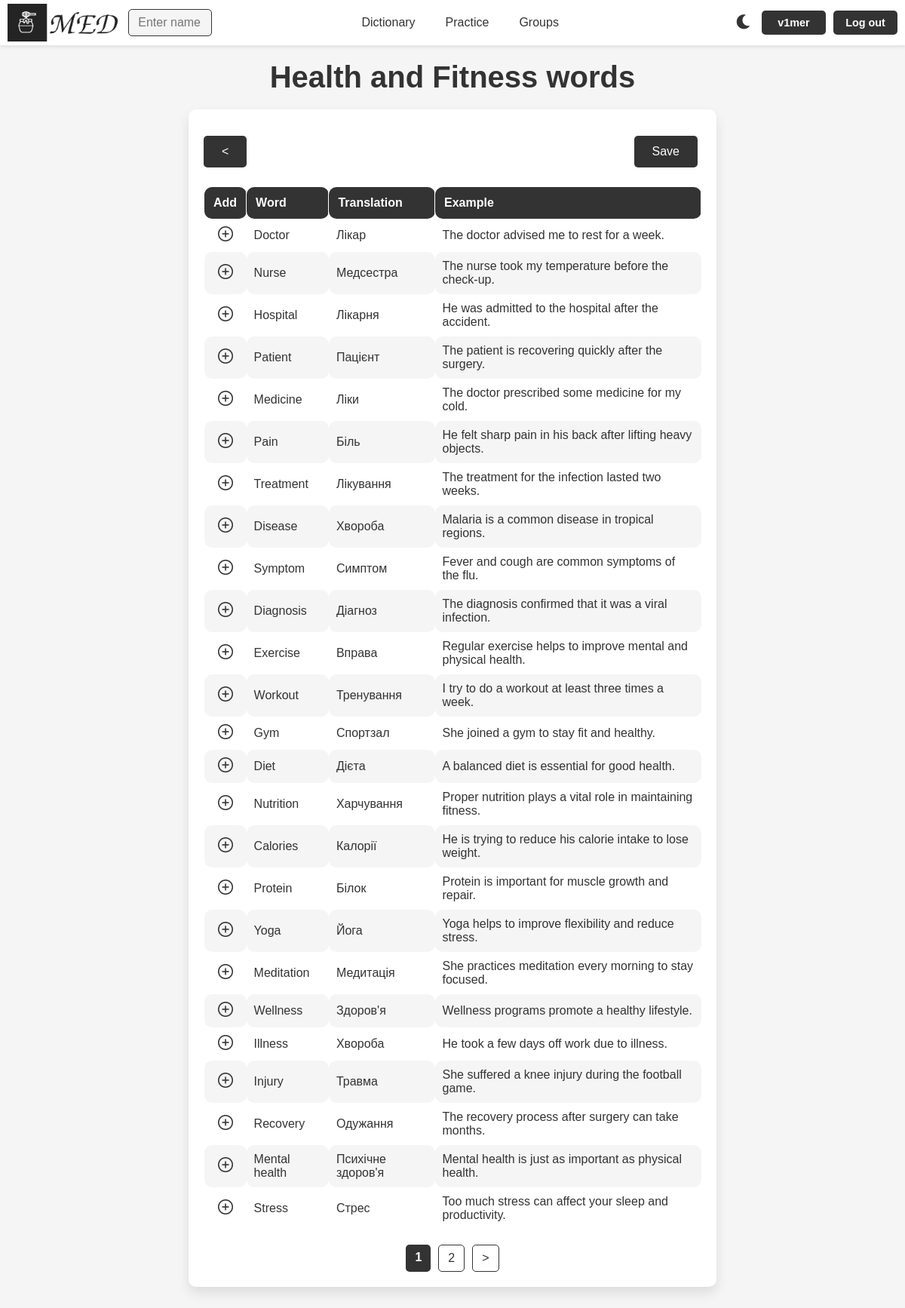
/practice/groups/50/ (signed in), run on the app's committed database.
### med/models.py (models this page shows, shortened)
class WordGroup(models.Model):
    name = models.CharField(max_length=100)
    words = models.ManyToManyField(Word, blank=True)
    user = models.ForeignKey(User, on_delete=models.CASCADE)
    is_main = models.BooleanField(verbose_name='main', default=False)
    uses_users = models.ManyToManyField(User, blank=True, related_name='uses_of_group')
    class Meta:
        ordering = ['name']
        indexes = [
            models.Index(fields=['name'])
        ]

class Word(models.Model):
    TYPE_CHOICES = [
        ('noun', 'Noun'),
        ('verb', 'Verb'),
        ('adjective', 'Adjective'),
        ('adverb', 'Adverb'),
        ('pronoun', 'Pronoun'),
        ('phrasal verb', 'Phrasal verb'),
        ('other', 'Other')
    ]
    word = models.CharField(max_length=100)
    translation = models.CharField(max_length=100)
    example = models.TextField(blank=True)
    time_create = models.DateTimeField(auto_now_add=True)
    time_update = models.DateTimeField(auto_now=True)
    user = models.ForeignKey(User, on_delete=models.CASCADE)
    is_favourite = models.BooleanField(default=False)
    word_type = models.CharField(max_length=20, choices=TYPE_CHOICES, default='other')
    class Meta:
        ordering = ['-time_create', 'word']
        indexes = [
            models.Index(fields=['-time_create'])
        ]

### med/views.py (the view)
# urls.py: path('practice/groups/<int:group_id>/', views.PracticeGroupWordsListView.as_view(), name='group_words_practice'),
@method_decorator(login_required, name='dispatch')
class PracticeGroupWordsListView(ListView):
    model = Word
    template_name = 'med/group_words.html'
    context_object_name = 'words'
    paginate_by = 25
    def get_queryset(self):
        group_id = self.kwargs.get('group_id')
        group = get_object_or_404(WordGroup, id=group_id)
        user_word_titles = [word.word.lower() for word in Word.objects.filter(user=self.request.user)]
        words = group.words.all()
        for word in words:
                word.is_saved = word.word.lower() in user_word_titles
        return words
    def get_context_data(self, **kwargs):
        context = super().get_context_data(**kwargs)
        group_id = self.kwargs.get('group_id')
        group = get_object_or_404(WordGroup, id=group_id)
        context['group'] = group
        context['is_usses'] = group.uses_users.filter(id=self.request.user.id).exists()
        return context

### med/templates/med/group_words.html (shortened to what this page needs)
{% extends 'base.html' %}
{% load static %}
{% block content %}
<h1>{{ group.name }} words</h1>
<div class="word_table_container reading-content group_words">
    <div class="buttons make-text-btn groups-btn">
        <a href="{% url 'practice_groups' %}">&lt;</a>
        {% if not is_usses %}
        {% if request.user.username != 'grouper' %}
        <a href="{% url 'add_as_uses' group.id %}">Save</a>
        {% endif %}
        {% else %}
        <a href="{% url 'group_words' group.id %}">View</a>
        <a href="{% url 'leave_group' group_id=group.id fp=1 %}">Leave</a>
        {% endif %}
    </div>
    {% if words %}
    <table class="word_table">
        <thead>
            <tr>
                <th class="edit">Add</th>
                <th>Word</th>
                <th>Translation</th>
                <th>Example</th>
            </tr>
        </thead>
        <tbody>
            {% for word in words %}
                <tr>
                    {% if word.is_saved %}
                    <td class="img_td">
                        <img class="f_img cm_img" src="{% static 'med/img/groups/cm_light.png' %}" data-light-src="{% static 'med/img/groups/cm_light.png' %}" data-dark-src="{% static 'med/img/groups/cm_dark.png' %}" alt="IS Saved img">
                    </td>
                    {% else %}
                    <td class="img_td">
                        <a href="{% url 'save_word' word.id %}">
                        <img class="f_img" src="{% static 'med/img/groups/add_light.png' %}" data-light-src="{% static 'med/img/groups/add_light.png' %}" data-dark-src="{% static 'med/img/groups/add_dark.png' %}" alt="Add img">
                        </a>
                    </td>
                    {% endif %}
                    <td>{{ word.word }}</td>
                    <td>{{ word.translation }}</td>
                    <td>{{ word.example }}</td>
                </tr>
            {% endfor %}
        </tbody>
    {% else %}
    <p> </p>
    <p><b>There are no words yet</b></p>
    {% endif %}
    </table>
    {% if paginator.num_pages > 1 %}
    <nav class="list-pages">
        <ul>
            {% for p in paginator.page_range %}
                {% if page_obj.number == p %}
                <li class="page-num page-num-selected">{{ p }}</li>
                {% elif p >= page_obj.number|add:-2 and p <= page_obj.number|add:2 %}
                <li class="page-num"><a href="?page={{ p }}">{{ p }}</a></li>
                {% endif %}
            {% endfor %}
            {% if page_obj.has_next %}
            <li class="page-num">
                <a href="?page={{ page_obj.next_page_number }}">&gt;</a>
            </li>
            {% endif %}
        </ul>
    </nav>
    {% endif %}
</div>
{% endblock %}

### templates/base.html (shortened to what this page needs)
{% load static %}
<!DOCTYPE html>
<html lang="en">
<head>
    <link rel="stylesheet" type="text/css" href="{% static 'med/css/styles.css' %}">
    <link rel="stylesheet" href="https://cdnjs.cloudflare.com/ajax/libs/font-awesome/5.15.4/css/all.min.css">
</head>
<body>
<header>
    {% if user.is_authenticated %}
    <div class="logo_container">
        {% if is_profile or is_dict %}
            {% if is_my_profile or is_my_dict %}
                <a href="{% url 'profile' user.username %}">
                    <img id="logo_img" src="{% static 'med/img/base/light_logo.png' %}"
                         data-light-src="{% static 'med/img/base/light_logo.png' %}"
                         data-dark-src="{% static 'med/img/base/dark_logo.png' %}" alt="MED Logo">
                </a>
            {% else %}
                <a href="{% url 'profile' logged_user.username %}">
                    <img id="logo_img" src="{% static 'med/img/base/light_logo.png' %}"
                         data-light-src="{% static 'med/img/base/light_logo.png' %}"
                         data-dark-src="{% static 'med/img/base/dark_logo.png' %}" alt="MED Logo">
                </a>
            {% endif %}
        {% else %}
            <a href="{% url 'profile' user.username %}">
                <img id="logo_img" src="{% static 'med/img/base/light_logo.png' %}"
                     data-light-src="{% static 'med/img/base/light_logo.png' %}"
                     data-dark-src="{% static 'med/img/base/dark_logo.png' %}" alt="MED Logo">
            </a>
        {% endif %}
    </div>
    {% else %}
    <div class="logo_container">
        <a href="{% url 'home' %}"><img id="logo_img" src="{% static 'med/img/base/light_logo.png' %}" data-light-src="{% static 'med/img/base/light_logo.png' %}" data-dark-src="{% static 'med/img/base/dark_logo.png' %}" alt="MED Logo"></a>
    </div>
    {% endif %}
    <nav class="nav-items" id="nav-items">
            {% if user.is_authenticated %}
                <div class="nav-left">
                {% if not is_search %}
                <form method="get" action="{% url 'user_search' %}" class="search-form">
                    <input type="text" name="q" placeholder="Enter name" required class="search-input">
                </form>
                {% endif %}
                </div>
        <div class="nav-center">
                {% if is_my_dict %}
                <a href="{% url 'words' user.username %}">Dictionary</a>
                {% else %}
                <a href="{% url 'words' request.user.username %}">Dictionary</a>
                {% endif %}
                <a href="{% url 'practice' %}">Practice</a>
                <a href="{% url 'groups' %}">Groups</a>
            {% else %}
            <div class="nav-left"></div>
            <div class="nav-center">
                <a href="{% url 'login' %}">Dictionary</a>
                <a href="{% url 'login' %}">Practice</a>
                <a href="{% url 'login' %}">Groups</a>
                {% endif %}
            </div>
        {% if request.user.is_authenticated %}
        <div class="buttons">
            <a id="theme-toggle-dark" class="no-style"><i class="fas fa-moon"></i></a>
            {% if is_profile or is_dict %}
                {% if is_my_profile or is_my_dict %}
                <a href="{% url 'profile' user.username %}">{{request.user.username}}</a>
                {% else %}
                <a href="{% url 'profile' logged_user.username %}">{{request.user.username}}</a>
                {% endif %}
            {% else %}
                <a href="{% url 'profile' user.username %}">{{request.user.username}}</a>
            {% endif %}
            <a href="{% url 'logout' %}">Log out</a>
        </div>
        {% else %}
        <div class="buttons">
            <a href="{% url 'login' %}">Log in</a>
            <a href="{% url 'register' %}">Register</a>
        </div>
        {% endif %}
    </nav>
</header>
<div class="container">
    {% block content %}
    {% endblock %}
</div>
</body>
</html>

### data on the page
WordGroup: name "Health and Fitness"
Word: word "Doctor", translation "Лікар", example "The doctor advised me to rest for a week."
Word: word "Nurse", translation "Медсестра", example "The nurse took my temperature before the check-up."
Word: word "Hospital", translation "Лікарня", example "He was admitted to the hospital after the accident."
Word: word "Patient", translation "Пацієнт", example "The patient is recovering quickly after the surgery."
Word: word "Medicine", translation "Ліки", example "The doctor prescribed some medicine for my cold."
Word: word "Pain", translation "Біль", example "He felt sharp pain in his back after lifting heavy objects."
Word: word "Treatment", translation "Лікування", example "The treatment for the infection lasted two weeks."
Word: word "Disease", translation "Хвороба", example "Malaria is a common disease in tropical regions."
Word: word "Symptom", translation "Симптом", example "Fever and cough are common symptoms of the flu."
Word: word "Diagnosis", translation "Діагноз", example "The diagnosis confirmed that it was a viral infection."
Word: word "Exercise", translation "Вправа", example "Regular exercise helps to improve mental and physical health."
Word: word "Workout", translation "Тренування", example "I try to do a workout at least three times a week."
Word: word "Gym", translation "Спортзал", example "She joined a gym to stay fit and healthy."
Word: word "Diet", translation "Дієта", example "A balanced diet is essential for good health."
Word: word "Nutrition", translation "Харчування", example "Proper nutrition plays a vital role in maintaining fitness."
Word: word "Calories", translation "Калорії", example "He is trying to reduce his calorie intake to lose weight."
Word: word "Protein", translation "Білок", example "Protein is important for muscle growth and repair."
Word: word "Yoga", translation "Йога", example "Yoga helps to improve flexibility and reduce stress."
Word: word "Meditation", translation "Медитація", example "She practices meditation every morning to stay focused."
Word: word "Wellness", translation "Здоров'я", example "Wellness programs promote a healthy lifestyle."
Word: word "Illness", translation "Хвороба", example "He took a few days off work due to illness."
Word: word "Injury", translation "Травма", example "She suffered a knee injury during the football game."
Word: word "Recovery", translation "Одужання", example "The recovery process after surgery can take months."
Word: word "Mental health", translation "Психічне здоров'я", example "Mental health is just as important as physical health."
Word: word "Stress", translation "Стрес", example "Too much stress can affect your sleep and productivity."

### other printed values
{{ request.user.username }} "v1mer"
{{ p }} "1"
{{ p }} "2"
